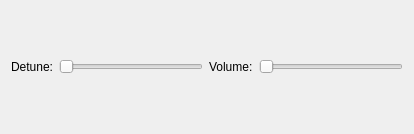
<?xml version="1.0" encoding="UTF-8"?>
<ui version="4.0">
 <class>CollapsedVoiceWidget</class>
 <widget class="QWidget" name="CollapsedVoiceWidget">
  <property name="geometry">
   <rect>
    <x>0</x>
    <y>0</y>
    <width>414</width>
    <height>134</height>
   </rect>
  </property>
  <property name="windowTitle">
   <string>Form</string>
  </property>
  <layout class="QHBoxLayout" name="horizontalLayout">
   <item>
    <widget class="QLabel" name="label">
     <property name="text">
      <string>Detune:</string>
     </property>
    </widget>
   </item>
   <item>
    <widget class="QSlider" name="horizontalSlider">
     <property name="orientation">
      <enum>Qt::Horizontal</enum>
     </property>
    </widget>
   </item>
   <item>
    <widget class="QLabel" name="label_2">
     <property name="text">
      <string>Volume:</string>
     </property>
    </widget>
   </item>
   <item>
    <widget class="QSlider" name="horizontalSlider_2">
     <property name="orientation">
      <enum>Qt::Horizontal</enum>
     </property>
    </widget>
   </item>
  </layout>
 </widget>
 <resources/>
 <connections/>
</ui>
